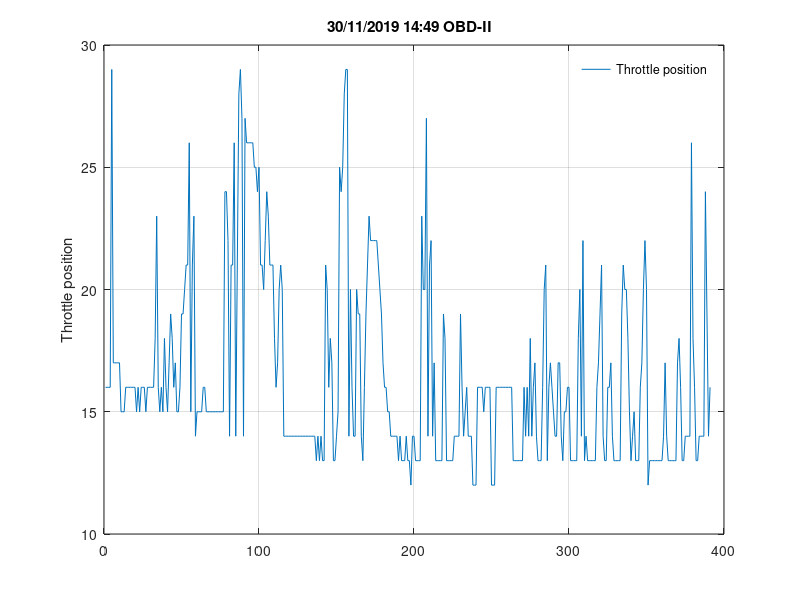

Reproduce this figure in MATLAB.
time = [16  16  16  16  29  17  17  17  17  17  15  15  15  16  16  16  16  16  16  16  15  16  15  16  16  16  15  16  16  16  16  16  18  23  16  15  16  15  18  16  15  17  19  18  16  17  15  15  16  19  19  20  21  21  26  15  21  23  14  15  15  15  15  16  16  15  15  15  15  15  15  15  15  15  15  15  15  24  24  22  14  21  21  26  14  21  28  29  27  14  27  26  26  26  26  26  25  25  24  25  21  21  20  22  24  23  21  21  21  18  16  17  20  21  20  14  14  14  14  14  14  14  14  14  14  14  14  14  14  14  14  14  14  14  14  14  13  14  13  14  13  13  21  20  16  18  17  13  13  14  15  25  24  25  28  29  29  14  20  16  14  14  20  19  19  14  13  16  19  21  23  22  22  22  22  22  21  20  19  17  16  16  15  15  14  14  14  14  14  13  14  13  13  13  14  13  13  12  14  14  13  13  13  13  23  20  20  27  14  21  22  14  17  13  13  13  13  13  19  18  13  13  13  13  13  14  14  14  14  19  16  14  15  16  14  14  14  12  12  12  16  16  16  16  15  16  16  16  16  12  12  12  16  16  16  16  16  16  16  16  16  16  16  13  13  13  13  13  13  13  16  14  16  14  18  14  16  17  14  13  13  13  16  20  21  13  16  17  16  15  14  14  17  17  14  13  15  15  16  16  13  13  13  13  13  18  20  14  22  13  14  13  13  13  13  13  13  16  17  19  21  14  13  13  16  16  17  14  13  13  13  13  13  19  21  20  20  18  15  13  14  15  13  13  13  16  17  20  22  20  12  13  13  13  13  13  13  13  13  13  14  17  14  13  13  13  13  13  13  17  18  16  13  13  14  14  14  14  26  18  16  13  13  14  14  14  14  24  19  14  16];
plot(time);
title(['30/11/2019 14:49 OBD-II  '])
ylabel('Throttle position')
grid
legend('Throttle position')
legend boxoff
